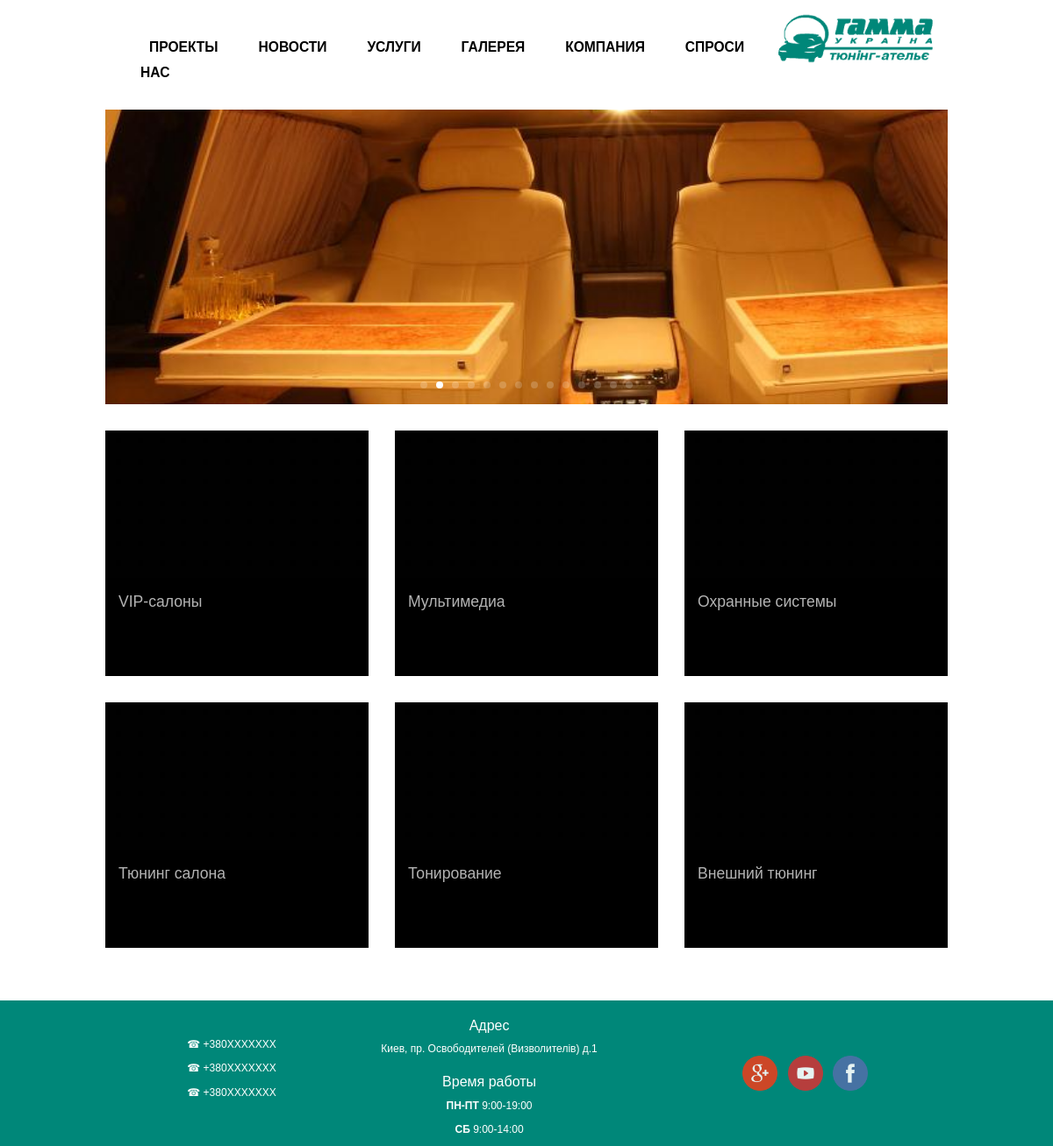
Page /services/ on the committed database.
### gamma/models.py (models this page shows, shortened)
class HomePhoto(models.Model):
    photo = models.FileField(blank=True, null=True)

class Services(models.Model):
    name = models.CharField(max_length=20)
    photo = models.FileField(null=False)

### gamma/views.py (the view)
# urls.py: url(r'^services/', views.services, name='services'),
def services(request):
    content = {
        'Photos' : HomePhoto.objects.all(),
        'Services' : Services.objects.all(),
    }
    return render(request, 'services.html', content)

### gamma/templates/services.html (shortened to what this page needs)
{% extends "index.html" %}
{% load staticfiles %}
{% block headin %}
  <link rel="stylesheet" href="{% static 'css/home.css' %}" type = "text/css"/>
  <link rel="stylesheet" href="{% static 'css/projects.css' %}" type = "text/css"/>
{% endblock %}
{% block content %}
<div class="swiper">
 <div class="swiper-container">
     <div class="swiper-wrapper">
       {% for I in Photos %}
        <div class="swiper-slide" style="background-image:url({{ I.photo.url }});"></div>
       {% endfor %}
     </div>
     <div class="swiper-pagination swiper-pagination-white"></div>
 </div>
 </div>
 <div class="projects">
     {% for S in Services %}
     <div class="col-sm-4">
         <div class="projectname" style="background-image:url({{ S.photo.url }});">
           <div class="projectcontent">
           <a href="{% url 'service' pk=S.pk %}" class="biga"> {{S.name}} </a>
         </div>
         </div>
     </div>
     {% endfor %}
 </div>
{% endblock %}

### gamma/templates/index.html (shortened to what this page needs)
<!DOCTYPE html>
<html lang="en">
<head>
  {% load staticfiles %}
  <link rel="stylesheet" href="{% static 'css/bootstrap.min.css' %}" type = "text/css"/>
  <link rel="stylesheet" href="{% static 'css/swiper.css' %}" type = "text/css"/>
  <link rel="stylesheet" href="{% static 'css/all.css' %}" type = "text/css"/>
  <link rel="stylesheet" href="{% static 'css/models.css' %}" type = "text/css"/>
  <link href="http://allfont.ru/allfont.css?fonts=futuris-cyrillic" rel="stylesheet" type="text/css" />
  <link href="http://allfont.ru/allfont.css?fonts=avantgardectt" rel="stylesheet" type="text/css" />
  {% block headin %}
  {% endblock %}
</head>
<body>
<div class="models">
</div>
  <header>
    <div class="wrapper">
      <div class="menulistdesk">
        <nav class="menunavdesk">
          <ul class="menulistd">
            <li class="menuitemdesk">
              <a href="/projects/">Проекты</a>
            </li>
            <li class="menuitemdesk">
              <a href="/news/">Новости</a>
            </li>
            <li class="menuitemdesk">
              <a>Услуги</a>
            </li>
            <li class="menuitemdesk">
              <a href="/gallery/">Галерея</a>
            </li>
            <li class="menuitemdesk">
              <a>Компания</a>
            </li>
            <li class="menuitemdesk">
              <a href="/contact/">Спроси нас</a>
            </li>
          </ul>
        </nav>
      </div>
      <div class="logo">
        <a href="/">
          <img src="{% static 'img/logo_gamma.png' %}">
        </a>
      </div>
    </div>
  </header>
  <section class="maincontect">
    {% block content %}
    {% endblock %}
  </section>
  <footer>
    <div class="footercontainer">
      <div class="numbers">
        <p>&#9742;   +380XXXXXXX </p>
        <p>&#9742;   +380XXXXXXX </p>
        <p>&#9742;   +380XXXXXXX </p>
      </div>
      <div class="adress">
        <h3>Адрес </h3>
        <p>Киев, пр. Освободителей (Визволителів) д.1 </p>
        <h3>Время работы </h3>
        <p><strong>ПН-ПТ</strong> 9:00-19:00 </p>
        <p><strong>CБ</strong> 9:00-14:00 </p>
      </div>
      <div class="links">
        <a href="/" id="icc"><img src="{% static 'img/f.png' %}" id = 'blabla'></a>
        <a href="/" id="icc"><img src="{% static 'img/y.png' %}" id = 'blabla'></a>
        <a href="/" id="icc"><img src="{% static 'img/g.png' %}" id = 'blabla'></a>
      </div>
    </div>
  </footer>
</body>
</html>

### gamma/static/css/all.css (style rules this page uses)
body { font-family: Archive, sans-serif; font-weight: normal; font-style: normal; overflow-x: hidden; overflow-y: scroll; background: #fff; color: #000; font-size: 20px; }
a { color: #000; text-decoration: underline; }
.desktop header, .desktop section { width: 80%; margin-left: 10%; margin-right: 10%; }
header { margin-top: 3%; }
.logo { float: right; display: inline-block; width: 20%; }
.logo a { float: right; }
.logo img { height: 8vh; vertical-align: middle; cursor: pointer; margin-top: -2vh; }
.desktop .menulistdesk { width: 79%; float: left; margin-bottom: 2%; }
.desktop .menulistdesk li { display: inline; margin-right: 3%; font-size: 1.3vw; text-transform: uppercase; padding: 10px; font-weight: 600; z-index: 150; }
.desktop .menulistdesk li a { text-decoration: none; }
.menulistd > li { position: relative; }
footer { margin-top: 5%; display: inline-block; bottom: 0; background-color: #008779; width: 100%; color: white; }
footer p, footer h1 { color: white; }
.footercontainer { width: 80%; margin-left: 10%; margin-right: 10%; }
.numbers, .adress, .links { display: inline-block; width: 30%; vertical-align: middle; text-align: center; overflow: hidden; }
.numbers p, .adress p { font-size: 1.5vh; }
.adress h3 { font-size: 2vh; }
.links img { float: right; margin: 2%; width: 5vh; height: auto; opacity: 0.9; }

### gamma/static/css/models.css (style rules this page uses)
.models { position: fixed; right: 0; width: 7vw; height: 100%; top:15vh; }

### gamma/static/css/home.css (style rules this page uses)
.swiper { width: 100%; margin:0; margin-top: 4%; }
.swiper-container { width: 100%; height: 42vh; }
.swiper-slide { background-size: cover; background-repeat: no-repeat; background-position: center; text-align: center; font-size: 18px; display: -webkit-box; display: -ms-flexbox; display: -webkit-flex; display: flex; -webkit-box-pack: center; -ms-flex-pack: center; -webkit-justify-content: center; justify-content: center; -webkit-box-align: center; -ms-flex-align: center; -webkit-align-items: center; align-items: center; }
.swiper-pagination { float: right; }
section { margin-top: 3%; }
.projects { margin-left: -15px; margin-right: -15px; }
.projectname { height: 35vh; margin-top: 30px; background-repeat: no-repeat; background-size: cover; background-position: center; }
.col-sm-4 { padding-left: 15px; padding-right: 15px; }
.projectcontent { width: 100%; position: relative; top: 60%; height: 40%; background-color: #000; opacity: 0.7; bottom: 0; padding: 15px; overflow: hidden; }
.projectcontent a { float: left; color: #fff; text-shadow: none; }
.biga { font-size: 2.2vh; font-weight: 400; text-decoration: none; }

### rows in the picture
HomePhoto: photo (picture)
Services: photo (picture), name "VIP-салоны"
Services: photo (picture), name "Мультимедиа"
Services: photo (picture), name "Охранные системы"
Services: photo (picture), name "Тюнинг салона"
Services: photo (picture), name "Тонирование"
Services: photo (picture), name "Внешний тюнинг"
